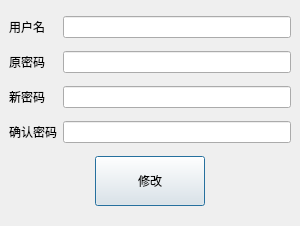
<?xml version="1.0" encoding="UTF-8"?>
<ui version="4.0">
 <class>ChangePwdDialog</class>
 <widget class="QDialog" name="ChangePwdDialog">
  <property name="geometry">
   <rect>
    <x>0</x>
    <y>0</y>
    <width>300</width>
    <height>226</height>
   </rect>
  </property>
  <property name="windowTitle">
   <string>Dialog</string>
  </property>
  <layout class="QGridLayout" name="gridLayout_2">
   <property name="leftMargin">
    <number>0</number>
   </property>
   <property name="topMargin">
    <number>0</number>
   </property>
   <property name="rightMargin">
    <number>0</number>
   </property>
   <property name="bottomMargin">
    <number>0</number>
   </property>
   <item row="0" column="0">
    <widget class="QStackedWidget" name="stackedWidget">
     <property name="currentIndex">
      <number>0</number>
     </property>
     <widget class="QWidget" name="page">
      <layout class="QGridLayout" name="gridLayout">
       <item row="0" column="0">
        <widget class="QLabel" name="labelUser">
         <property name="text">
          <string>用户名</string>
         </property>
        </widget>
       </item>
       <item row="0" column="1" colspan="3">
        <widget class="QLineEdit" name="lineEditUserName">
         <property name="minimumSize">
          <size>
           <width>0</width>
           <height>0</height>
          </size>
         </property>
        </widget>
       </item>
       <item row="1" column="0">
        <widget class="QLabel" name="labelPassword">
         <property name="text">
          <string>原密码</string>
         </property>
        </widget>
       </item>
       <item row="1" column="1" colspan="3">
        <widget class="QLineEdit" name="lineEditPassword">
         <property name="minimumSize">
          <size>
           <width>0</width>
           <height>0</height>
          </size>
         </property>
        </widget>
       </item>
       <item row="2" column="0">
        <widget class="QLabel" name="labelNewPwd">
         <property name="text">
          <string>新密码</string>
         </property>
        </widget>
       </item>
       <item row="2" column="1" colspan="3">
        <widget class="QLineEdit" name="lineEditNewPwd">
         <property name="minimumSize">
          <size>
           <width>0</width>
           <height>0</height>
          </size>
         </property>
        </widget>
       </item>
       <item row="3" column="0">
        <widget class="QLabel" name="labelConfirmPwd">
         <property name="text">
          <string>确认密码</string>
         </property>
        </widget>
       </item>
       <item row="3" column="1" colspan="3">
        <widget class="QLineEdit" name="lineEditConfrimPwd">
         <property name="minimumSize">
          <size>
           <width>0</width>
           <height>0</height>
          </size>
         </property>
        </widget>
       </item>
       <item row="4" column="0" colspan="2">
        <spacer name="horizontalSpacer">
         <property name="orientation">
          <enum>Qt::Horizontal</enum>
         </property>
         <property name="sizeHint" stdset="0">
          <size>
           <width>93</width>
           <height>20</height>
          </size>
         </property>
        </spacer>
       </item>
       <item row="4" column="2">
        <widget class="QPushButton" name="btnModify">
         <property name="minimumSize">
          <size>
           <width>110</width>
           <height>50</height>
          </size>
         </property>
         <property name="maximumSize">
          <size>
           <width>16777215</width>
           <height>16777215</height>
          </size>
         </property>
         <property name="text">
          <string>修改</string>
         </property>
        </widget>
       </item>
       <item row="4" column="3">
        <spacer name="horizontalSpacer_2">
         <property name="orientation">
          <enum>Qt::Horizontal</enum>
         </property>
         <property name="sizeHint" stdset="0">
          <size>
           <width>93</width>
           <height>20</height>
          </size>
         </property>
        </spacer>
       </item>
      </layout>
     </widget>
     <widget class="QWidget" name="page_2">
      <layout class="QHBoxLayout" name="horizontalLayout_3">
       <item>
        <spacer name="horizontalSpacer_3">
         <property name="orientation">
          <enum>Qt::Horizontal</enum>
         </property>
         <property name="sizeHint" stdset="0">
          <size>
           <width>40</width>
           <height>20</height>
          </size>
         </property>
        </spacer>
       </item>
       <item>
        <layout class="QVBoxLayout" name="verticalLayout">
         <item>
          <widget class="QLabel" name="label_7">
           <property name="minimumSize">
            <size>
             <width>0</width>
             <height>30</height>
            </size>
           </property>
           <property name="maximumSize">
            <size>
             <width>16777215</width>
             <height>80</height>
            </size>
           </property>
           <property name="font">
            <font>
             <pointsize>11</pointsize>
            </font>
           </property>
           <property name="text">
            <string>注册指纹</string>
           </property>
           <property name="alignment">
            <set>Qt::AlignCenter</set>
           </property>
          </widget>
         </item>
         <item>
          <widget class="QWidget" name="widget" native="true">
           <layout class="QHBoxLayout" name="horizontalLayout_2">
            <item>
             <spacer name="horizontalSpacer_5">
              <property name="orientation">
               <enum>Qt::Horizontal</enum>
              </property>
              <property name="sizeHint" stdset="0">
               <size>
                <width>37</width>
                <height>20</height>
               </size>
              </property>
             </spacer>
            </item>
            <item>
             <widget class="QLabel" name="labelFingerprint">
              <property name="minimumSize">
               <size>
                <width>55</width>
                <height>60</height>
               </size>
              </property>
              <property name="maximumSize">
               <size>
                <width>55</width>
                <height>60</height>
               </size>
              </property>
              <property name="font">
               <font>
                <pointsize>6</pointsize>
               </font>
              </property>
              <property name="text">
               <string/>
              </property>
             </widget>
            </item>
            <item>
             <spacer name="horizontalSpacer_6">
              <property name="orientation">
               <enum>Qt::Horizontal</enum>
              </property>
              <property name="sizeHint" stdset="0">
               <size>
                <width>37</width>
                <height>20</height>
               </size>
              </property>
             </spacer>
            </item>
           </layout>
          </widget>
         </item>
         <item>
          <widget class="QPushButton" name="btnFingerprintInput">
           <property name="text">
            <string>开始录入</string>
           </property>
          </widget>
         </item>
        </layout>
       </item>
       <item>
        <spacer name="horizontalSpacer_4">
         <property name="orientation">
          <enum>Qt::Horizontal</enum>
         </property>
         <property name="sizeHint" stdset="0">
          <size>
           <width>40</width>
           <height>20</height>
          </size>
         </property>
        </spacer>
       </item>
      </layout>
     </widget>
    </widget>
   </item>
  </layout>
 </widget>
 <resources/>
 <connections/>
</ui>
